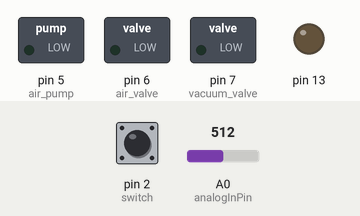
This sketch was run on a simulated Arduino Uno, built with avr-gcc and run on an emulated ATmega328P. Parts: switched loads named in the sketch (green lamp = pin HIGH), output pins drawn as LEDs (lit = HIGH). Inputs (shaded band) come from the test bench; at power-on: pin 2 (switch) LOW, A0 (analogInPin) = 512. What the sketch prints to the serial monitor is not drawn.

Above: at 1.2 s.
1.3 s: pin 2 (switch) pulled HIGH for 0.15 s
At 1.37 s:
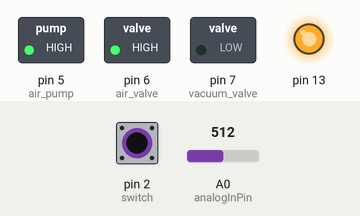
2.9 s: pin 2 (switch) pulled HIGH for 3.2 s
At 7.1 s:
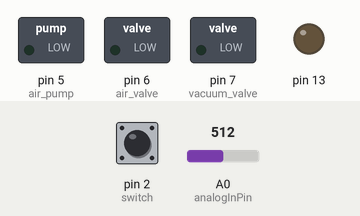
Timing chart, 0 to 8.6 s (numbered marks = the images above; inputs shaded):
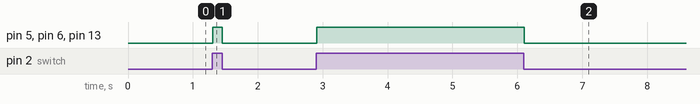

Measured:
- after the input at 1.3 s, pin 5 (air_pump), pin 6 (air_valve), pin 13: LOW → HIGH at once, → LOW 0.15 s later
- after the input at 2.9 s, pin 5 (air_pump), pin 6 (air_valve), pin 13: LOW → HIGH at once, → LOW 3.2 s later

The sketch:

collectpressure.ino
```cpp
// https://softroboticstoolkit.com/low-cost-ep-circuit
// By Victoria Oguntosin

const int ADCFULLSCALE = 1024;              // ADC full scale of arduino is 10-bit (0-1023)
const float reference_voltage_mv = 5000.0;  // Vcc is 5000mv (5V) for ASDXACX100PAAA05
const int Pmax = 100;                       // 100psi for ASDXACX100PAAA05
const int Pmin = 0;                         // 0 psi FOR ASDXACX100PAAA05

const int analogInPin = A0;    // Analog input pin that the asdx pressure sensor is attached to

int sensorValue = 0;           // value read from the pressure sensor

float voltage_mv = 0.0;        // pressure sensor voltage in mV
float voltage_v = 0.0;         // pressure sensor voltage in volts
float output_pressure = 0.0;   // output pressure in psi
float vacuum_pressure = 0.0;   // vacuum pressure in psi (substract atmospheric pressure from output_preesure)
// We need to declare the data exchange
// variable to be volatile - the value is
// read from memory.


void setup() {
  // initialize serial communications at 9600 bps:
  Serial.begin(9600);

   pinMode(5, OUTPUT);  // air pump
   pinMode(6, OUTPUT);  // air valve
   pinMode(7, OUTPUT);  // vacuum valve
   pinMode(13, OUTPUT);
   pinMode(2, INPUT);   // switch

}

void loop() {
  // read the analog in value:
  sensorValue = analogRead(analogInPin);                              // digital value of pressure sensor voltage
  voltage_mv =  (sensorValue * reference_voltage_mv) / ADCFULLSCALE;  // pressure sensor voltage in mV
  voltage_v = voltage_mv / 1000;
  output_pressure = ( ( (voltage_v - (0.10 * (reference_voltage_mv/1000) )) * (Pmax - Pmin) ) / (0.8 * (reference_voltage_mv/1000) ) ) + Pmin;
  vacuum_pressure = output_pressure - 14.6;                           // subtract atmospheric pressure

  Serial.println(analogRead(A0));

  if ( digitalRead(2) == HIGH) {
    digitalWrite(5,HIGH);  // air pump ON
    digitalWrite(6,HIGH);   // turn air valve HIGH
    digitalWrite(7,LOW);  // turn exhaust valve LOW
    digitalWrite(13,HIGH);  // LED ON
  }

  else if ( digitalRead(2) == LOW) {
    digitalWrite(5,LOW);  // air pump OFF
    digitalWrite(6,LOW);   //  turn air valve LOW
    //digitalWrite(7,HIGH);  //  turn exhaust valve HIGH
    digitalWrite(7,LOW);   // im using this to check for pressure reading when pump is off but it is still holding pressure
    digitalWrite(13,LOW);  //  LED off
  }

  delay(16);
}
```
